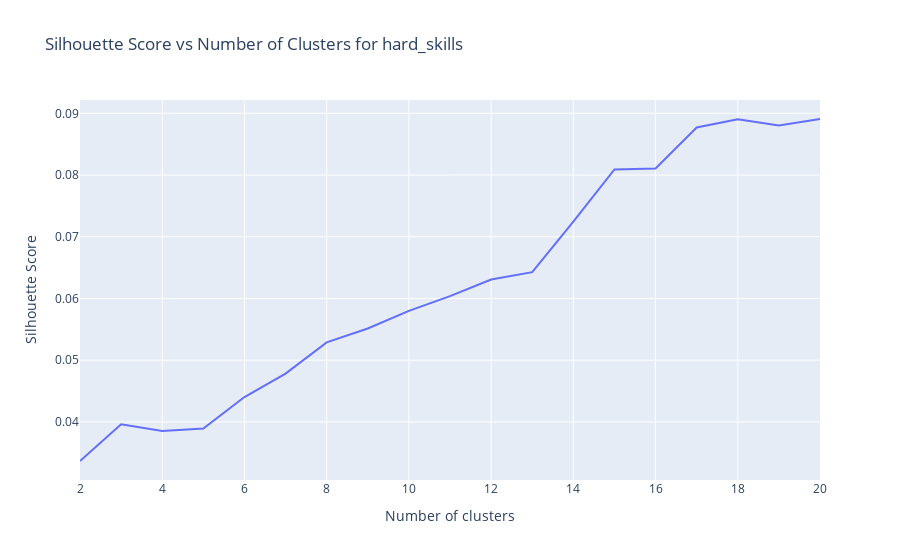

Write notebook code for a chart like this one.
### Code cell
# Function to perform clustering and calculate silhouette score
def perform_clustering(embeddings, n_clusters):
    kmeans = KMeans(n_clusters=n_clusters, random_state=42)
    clusters = kmeans.fit_predict(embeddings)
    silhouette_avg = silhouette_score(embeddings, clusters)
    return clusters, silhouette_avg

# Function to find optimal number of clusters
def find_optimal_clusters(embeddings, max_clusters=20):
    silhouette_scores = []
    for n_clusters in range(2, max_clusters + 1):
        clusters, silhouette_avg = perform_clustering(embeddings, n_clusters)
        silhouette_scores.append(silhouette_avg)
        print(f"For n_clusters = {n_clusters}, the average silhouette score is : {silhouette_avg}")
    
    optimal_clusters = silhouette_scores.index(max(silhouette_scores)) + 2
    return optimal_clusters, silhouette_scores

# Extract embeddings
embeddings = np.array(skills_df['embedding'].tolist())

# Find optimal number of clusters
optimal_clusters, silhouette_scores = find_optimal_clusters(embeddings)
print(f"The optimal number of clusters is: {optimal_clusters}")

# Perform final clustering with optimal number of clusters
final_clusters, final_silhouette_avg = perform_clustering(embeddings, optimal_clusters)
skills_df['cluster'] = final_clusters

# Visualize silhouette scores
fig = px.line(x=range(2, len(silhouette_scores) + 2), y=silhouette_scores, 
              labels={'x': 'Number of clusters', 'y': 'Silhouette Score'},
              title=f'Silhouette Score vs Number of Clusters for {column}')
fig.show()

# Function to reduce dimensions using PCA or t-SNE
def reduce_dimensions(embeddings, method='pca', n_components=2):
    if method == 'pca':
        reducer = PCA(n_components=n_components)
    elif method == 'tsne':
        reducer = TSNE(n_components=n_components, random_state=42)
    else:
        raise ValueError("Method must be 'pca' or 'tsne'")
    reduced_embeddings = reducer.fit_transform(embeddings)
    return reduced_embeddings

# Function to visualize clusters
def visualize_clusters(df, method='pca'):
    embeddings = np.array(df['embedding'].tolist())
    reduced_embeddings = reduce_dimensions(embeddings, method)
    
    reduced_df = pd.DataFrame(reduced_embeddings, columns=['Component 1', 'Component 2'])
    reduced_df['Cluster'] = df['cluster']
    reduced_df['Skill'] = df['skill']

    fig = px.scatter(
        reduced_df,
        x='Component 1',
        y='Component 2',
        color='Cluster',
        hover_data=['Skill'],
        title=f'Skills Clusters Visualized with {method.upper()} (Silhouette Score: {final_silhouette_avg:.3f})',
        labels={'Component 1': 'Component 1', 'Component 2': 'Component 2'}
    )
    fig.show()

# Function to get top items in each cluster
def get_top_items_in_clusters(df, cluster_column, item_column, top_n=20):
    cluster_top_items = {}
    for cluster in df[cluster_column].unique():
        cluster_items = df[df[cluster_column] == cluster][item_column]
        most_common_items = Counter(cluster_items).most_common(top_n)
        cluster_top_items[cluster] = most_common_items
    return cluster_top_items

# Analyze and visualize top items
hard_skills_top_items = get_top_items_in_clusters(skills_df, 'cluster', 'skill')

def visualize_top_items(cluster_top_items, title):
    for cluster, items in cluster_top_items.items():
        items_df = pd.DataFrame(items, columns=['Item', 'Frequency'])
        fig = px.bar(
            items_df,
            x='Item',
            y='Frequency',
            color='Frequency',
            title=f'{title} in Cluster {cluster}',
            color_continuous_scale="Emrld",
        )
        fig.update_yaxes(title="Frequency")
        fig.update_layout(
            showlegend=False,
            template="plotly_white",
            xaxis=go.layout.XAxis(tickangle=45)
        )
        fig.show()

# image saved as silhouette.png

### Figure 1 — Plotly figure (JSON) as saved in the notebook; plotly's stock layout.template omitted (floating-point values rounded to 4 significant figures)
{"data": [{"hovertemplate": "Number of clusters=%{x}<br>Silhouette Score=%{y}<extra></extra>", "legendgroup": "", "line": {"color": "#636efa", "dash": "solid"}, "marker": {"symbol": "circle"}, "mode": "lines", "name": "", "orientation": "v", "showlegend": false, "type": "scatter", "x": [2, 3, 4, 5, 6, 7, 8, 9, 10, 11, 12, 13, 14, 15, 16, 17, 18, 19, 20], "xaxis": "x", "y": [0.03367, 0.03962, 0.03853, 0.03893, 0.04402, 0.04782, 0.05289, 0.05514, 0.05799, 0.06039, 0.06307, 0.06427, 0.07247, 0.08091, 0.08105, 0.0877, 0.08903, 0.08802, 0.08908], "yaxis": "y"}], "layout": {"legend": {"tracegroupgap": 0}, "title": {"text": "Silhouette Score vs Number of Clusters for hard_skills"}, "xaxis": {"anchor": "y", "domain": [0, 1], "title": {"text": "Number of clusters"}}, "yaxis": {"anchor": "x", "domain": [0, 1], "title": {"text": "Silhouette Score"}}}}
